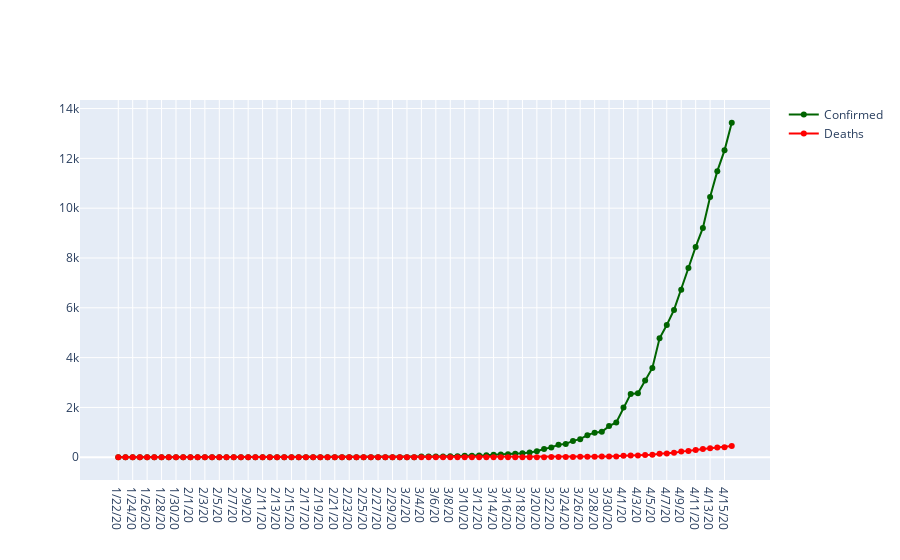

This figure's notebook cell:
### Code cell
fig = go.FigureWidget()
fig.add_trace(go.Scatter(x=India.Date, y=India.Confirmed,
                         line=dict(color='darkgreen', width=2), mode = 'lines+markers',
                        name = 'Confirmed'))
fig.add_trace(go.Scatter(x=India.Date, y=India.Deaths,
                         line=dict(color='red', width=2), mode = 'lines+markers',
                        name = 'Deaths'))
fig.show()

### Figure 1 — Plotly figure (JSON) as saved in the notebook; plotly's stock layout.template omitted (floating-point values rounded to 4 significant figures)
{"data": [{"line": {"color": "darkgreen", "width": 2}, "mode": "lines+markers", "name": "Confirmed", "type": "scatter", "uid": "a7d82de8-ce6b-462b-8994-54de9c665f8b", "x": ["1/22/20", "1/23/20", "1/24/20", "1/25/20", "1/26/20", "1/27/20", "1/28/20", "1/29/20", "1/30/20", "1/31/20", "2/1/20", "2/2/20", "2/3/20", "2/4/20", "2/5/20", "2/6/20", "2/7/20", "2/8/20", "2/9/20", "2/10/20", "2/11/20", "2/12/20", "2/13/20", "2/14/20", "2/15/20", "2/16/20", "2/17/20", "2/18/20", "2/19/20", "2/20/20", "2/21/20", "2/22/20", "2/23/20", "2/24/20", "2/25/20", "2/26/20", "2/27/20", "2/28/20", "2/29/20", "3/1/20", "3/2/20", "3/3/20", "3/4/20", "3/5/20", "3/6/20", "3/7/20", "3/8/20", "3/9/20", "3/10/20", "3/11/20", "3/12/20", "3/13/20", "3/14/20", "3/15/20", "3/16/20", "3/17/20", "3/18/20", "3/19/20", "3/20/20", "3/21/20", "3/22/20", "3/23/20", "3/24/20", "3/25/20", "3/26/20", "3/27/20", "3/28/20", "3/29/20", "3/30/20", "3/31/20", "4/1/20", "4/2/20", "4/3/20", "4/4/20", "4/5/20", "4/6/20", "4/7/20", "4/8/20", "4/9/20", "4/10/20", "4/11/20", "4/12/20", "4/13/20", "4/14/20", "4/15/20", "4/16/20"], "y": [0, 0, 0, 0, 0, 0, 0, 0, 1, 1, 1, 2, 3, 3, 3, 3, 3, 3, 3, 3, 3, 3, 3, 3, 3, 3, 3, 3, 3, 3, 3, 3, 3, 3, 3, 3, 3, 3, 3, 3, 5, 5, 28, 30, 31, 34, 39, 43, 56, 62, 73, 82, 102, 113, 119, 142, 156, 194, 244, 330, 396, 499, 536, 657, 727, 887, 987, 1024, 1251, 1397, 1998, 2543, 2567, 3082, 3588, 4778, 5311, 5916, 6725, 7598, 8446, 9205, 10453, 11487, 12322, 13430]}, {"line": {"color": "red", "width": 2}, "mode": "lines+markers", "name": "Deaths", "type": "scatter", "uid": "46a9cee1-4e4e-419c-8780-1872aa20898d", "x": ["1/22/20", "1/23/20", "1/24/20", "1/25/20", "1/26/20", "1/27/20", "1/28/20", "1/29/20", "1/30/20", "1/31/20", "2/1/20", "2/2/20", "2/3/20", "2/4/20", "2/5/20", "2/6/20", "2/7/20", "2/8/20", "2/9/20", "2/10/20", "2/11/20", "2/12/20", "2/13/20", "2/14/20", "2/15/20", "2/16/20", "2/17/20", "2/18/20", "2/19/20", "2/20/20", "2/21/20", "2/22/20", "2/23/20", "2/24/20", "2/25/20", "2/26/20", "2/27/20", "2/28/20", "2/29/20", "3/1/20", "3/2/20", "3/3/20", "3/4/20", "3/5/20", "3/6/20", "3/7/20", "3/8/20", "3/9/20", "3/10/20", "3/11/20", "3/12/20", "3/13/20", "3/14/20", "3/15/20", "3/16/20", "3/17/20", "3/18/20", "3/19/20", "3/20/20", "3/21/20", "3/22/20", "3/23/20", "3/24/20", "3/25/20", "3/26/20", "3/27/20", "3/28/20", "3/29/20", "3/30/20", "3/31/20", "4/1/20", "4/2/20", "4/3/20", "4/4/20", "4/5/20", "4/6/20", "4/7/20", "4/8/20", "4/9/20", "4/10/20", "4/11/20", "4/12/20", "4/13/20", "4/14/20", "4/15/20", "4/16/20"], "y": [0, 0, 0, 0, 0, 0, 0, 0, 0, 0, 0, 0, 0, 0, 0, 0, 0, 0, 0, 0, 0, 0, 0, 0, 0, 0, 0, 0, 0, 0, 0, 0, 0, 0, 0, 0, 0, 0, 0, 0, 0, 0, 0, 0, 0, 0, 0, 0, 0, 1, 1, 2, 2, 2, 2, 3, 3, 4, 5, 4, 7, 10, 10, 12, 20, 20, 24, 27, 32, 35, 58, 72, 72, 86, 99, 136, 150, 178, 226, 246, 288, 331, 358, 393, 405, 448]}], "layout": {}}
